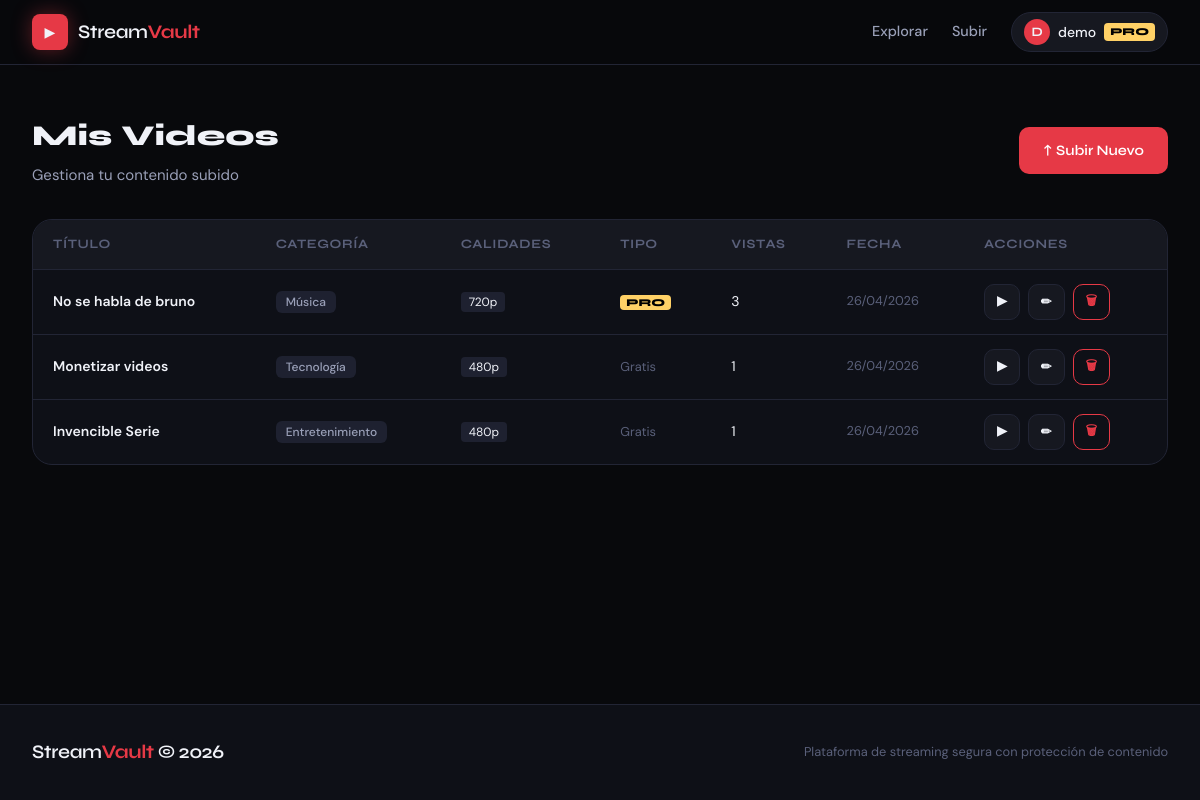
The page /dashboard (signed in) on the database its author committed.
### app.py (models this page shows, shortened)
class User(db.Model):
    id = db.Column(db.Integer, primary_key=True)
    username = db.Column(db.String(80), unique=True, nullable=False)
    email = db.Column(db.String(120), unique=True, nullable=False)
    password_hash = db.Column(db.String(200), nullable=False)
    subscription = db.Column(db.String(20), default='free')
    avatar = db.Column(db.String(200), default='')
    created_at = db.Column(db.DateTime, default=datetime.utcnow)
    favorite_categories = db.Column(db.Text, default='[]')
    watch_history = db.relationship('WatchHistory', backref='user', lazy=True)

class Video(db.Model):
    id = db.Column(db.Integer, primary_key=True)
    title = db.Column(db.String(200), nullable=False)
    description = db.Column(db.Text, default='')
    category = db.Column(db.String(50), nullable=False)
    filename_480p = db.Column(db.String(200), default='')
    filename_720p = db.Column(db.String(200), default='')
    thumbnail = db.Column(db.String(200), default='')
    duration = db.Column(db.Integer, default=0)
    views = db.Column(db.Integer, default=0)
    is_premium = db.Column(db.Boolean, default=False)
    uploader_id = db.Column(db.Integer, db.ForeignKey('user.id'))
    created_at = db.Column(db.DateTime, default=datetime.utcnow)
    watch_histories = db.relationship('WatchHistory', backref='video', lazy=True)

### app.py (the view)
@app.route('/dashboard')
@login_required
def dashboard():
    user = get_current_user()
    my_videos = Video.query.filter_by(uploader_id=user.id).all()
    return render_template('dashboard.html', user=user, videos=my_videos)

### app.py (called while the page is built)
def login_required(f):
    @wraps(f)
    def decorated(*args, **kwargs):
        if 'user_id' not in session:
            if request.is_json:
                return jsonify({'error': 'Authentication required'}), 401
            return redirect(url_for('login_page'))
        return f(*args, **kwargs)
    return decorated

def get_current_user():
    if 'user_id' in session:
        return User.query.get(session['user_id'])
    return None

### templates/dashboard.html (shortened to what this page needs)
{% extends "base.html" %}
{% block content %}
<div class="dash-wrap">
    <div class="dash-header">
        <div>
            <h1 style="font-size:1.8rem; font-weight:800;">Mis Videos</h1>
            <p style="color:var(--text-2); margin-top:4px;">Gestiona tu contenido subido</p>
        </div>
        <a href="/upload" class="btn btn-primary">↑ Subir Nuevo</a>
    </div>
    {% if videos %}
    <div class="video-table">
        <table>
            <thead>
                <tr>
                    <th>Título</th>
                    <th>Categoría</th>
                    <th>Calidades</th>
                    <th>Tipo</th>
                    <th>Vistas</th>
                    <th>Fecha</th>
                    <th>Acciones</th>
                </tr>
            </thead>
            <tbody>
                {% for video in videos %}
                <tr>
                    <td class="title-cell" style="font-weight:600; max-width:260px;">{{ video.title }}</td>
                    <td><span class="category-tag">{{ video.category }}</span></td>
                    <td>
                        {% if video.filename_480p %}<span style="background:#1e2130; padding:2px 8px; border-radius:4px; font-size:0.75rem; margin-right:4px;">480p</span>{% endif %}
                        {% if video.filename_720p %}<span style="background:#1e2130; padding:2px 8px; border-radius:4px; font-size:0.75rem;">720p</span>{% endif %}
                    </td>
                    <td>
                        {% if video.is_premium %}
                        <span class="sub-badge">PRO</span>
                        {% else %}
                        <span style="color:var(--text-3); font-size:0.8rem;">Gratis</span>
                        {% endif %}
                    </td>
                    <td>{{ video.views }}</td>
                    <td style="color:var(--text-3); font-size:0.8rem;">{{ video.created_at.strftime('%d/%m/%Y') }}</td>
                    <td>
                        <div class="table-actions">
                            <a href="/watch/{{ video.id }}" class="btn btn-secondary" style="padding:6px 12px; font-size:0.8rem;">▶</a>
                            <button class="btn btn-secondary edit-video-btn" data-id="{{ video.id }}" style="padding:6px 12px; font-size:0.8rem;" title="Editar título">✏</button>
                            <button class="btn btn-danger delete-video-btn" data-id="{{ video.id }}" style="padding:6px 12px; font-size:0.8rem;" title="Eliminar">🗑</button>
                        </div>
                    </td>
                </tr>
                {% endfor %}
            </tbody>
        </table>
    </div>
    {% endif %}
</div>
{% endblock %}

### templates/base.html (shortened to what this page needs)
<!DOCTYPE html>
<html lang="es">
<head>
    <link rel="stylesheet" href="{{ url_for('static', filename='css/main.css') }}">
</head>
<body>
    <nav class="navbar">
        <div class="nav-inner">
            <a href="/" class="logo">
                <span class="logo-icon">▶</span>
                <span class="logo-text">Stream<strong>Vault</strong></span>
            </a>
            <div class="nav-links">
                <a href="/browse" class="nav-link">Explorar</a>
                {% if user %}
                    <a href="/upload" class="nav-link">Subir</a>
                    <div class="nav-user">
                        <div class="avatar-pill">
                            <span class="avatar-letter">{{ user.username[0].upper() }}</span>
                            <span class="username-text">{{ user.username }}</span>
                            {% if user.subscription == 'premium' %}
                            <span class="sub-badge">PRO</span>
                            {% endif %}
                        </div>
                    </div>
                {% else %}
                    <a href="/pricing" class="nav-link">Precios</a>
                    <a href="/login" class="nav-link">Ingresar</a>
                    <a href="/register" class="btn-nav">Comenzar</a>
                {% endif %}
            </div>
        </div>
    </nav>
    <main>
        {% block content %}{% endblock %}
    </main>
    <footer class="footer">
        <div class="footer-inner">
            <span class="logo-text">Stream<strong>Vault</strong> © 2026</span>
            <p>Plataforma de streaming segura con protección de contenido</p>
        </div>
    </footer>
</body>
</html>

### static/css/main.css (style rules this page uses)
:root { --bg: #08090c; --bg-2: #0e1017; --bg-3: #161820; --bg-4: #1e2130; --accent: #e63946; --accent-2: #ff6b6b; --gold: #ffd166; --text: #f0f2f8; --text-2: #9aa0b8; --text-3: #5a607a; --border: #222535; --radius: 12px; --radius-lg: 20px; --font-display: 'Syne', sans-serif; --font-body: 'DM Sans', sans-serif; --shadow: 0 8px 40px rgba(0,0,0,0.5); --shadow-glow: 0 0 40px rgba(230, 57, 70, 0.15); }
*, *::before, *::after { box-sizing: border-box; margin: 0; padding: 0; }
html { scroll-behavior: smooth; }
body { background: var(--bg); color: var(--text); font-family: var(--font-body); font-size: 15px; line-height: 1.6; min-height: 100vh; display: flex; flex-direction: column; }
main { flex: 1; }
h1, h2, h3, h4 { font-family: var(--font-display); }
.navbar { position: sticky; top: 0; z-index: 100; background: rgba(8, 9, 12, 0.85); backdrop-filter: blur(20px); border-bottom: 1px solid var(--border); }
.nav-inner { max-width: 1400px; margin: 0 auto; padding: 0 2rem; height: 64px; display: flex; align-items: center; justify-content: space-between; }
.logo { display: flex; align-items: center; gap: 10px; text-decoration: none; color: var(--text); }
.logo-icon { width: 36px; height: 36px; background: var(--accent); border-radius: 8px; display: flex; align-items: center; justify-content: center; font-size: 14px; box-shadow: 0 0 20px rgba(230, 57, 70, 0.4); }
.logo-text { font-family: var(--font-display); font-size: 1.2rem; font-weight: 600; letter-spacing: -0.02em; }
.logo-text strong { color: var(--accent); }
.nav-links { display: flex; align-items: center; gap: 1.5rem; }
.nav-link { color: var(--text-2); text-decoration: none; font-weight: 500; font-size: 0.9rem; transition: color 0.2s; }
.nav-user { position: relative; }
.avatar-pill { display: flex; align-items: center; gap: 8px; background: var(--bg-3); border: 1px solid var(--border); padding: 6px 12px; border-radius: 100px; cursor: pointer; transition: all 0.2s; }
.avatar-letter { width: 26px; height: 26px; background: var(--accent); border-radius: 50%; display: flex; align-items: center; justify-content: center; font-weight: 700; font-size: 0.8rem; font-family: var(--font-display); }
.username-text { font-size: 0.875rem; font-weight: 500; }
.sub-badge { background: var(--gold); color: #000; font-size: 0.65rem; font-weight: 800; padding: 1px 6px; border-radius: 4px; font-family: var(--font-display); }
.btn { display: inline-flex; align-items: center; gap: 8px; padding: 0.75rem 1.5rem; border-radius: 10px; font-family: var(--font-display); font-weight: 600; font-size: 0.9rem; cursor: pointer; transition: all 0.2s; text-decoration: none; border: none; }
.btn-primary { background: var(--accent); color: white; }
.btn-secondary { background: var(--bg-3); color: var(--text); border: 1px solid var(--border); }
.btn-danger { background: transparent; color: var(--accent); border: 1px solid var(--accent); }
.category-tag { background: var(--bg-4); color: var(--text-2); padding: 3px 10px; border-radius: 6px; font-size: 0.75rem; font-weight: 500; }
.dash-wrap { max-width: 1200px; margin: 3rem auto; padding: 0 2rem; }
.dash-header { display: flex; align-items: center; justify-content: space-between; margin-bottom: 2rem; }
.video-table { background: var(--bg-2); border: 1px solid var(--border); border-radius: var(--radius-lg); overflow: hidden; }
.video-table table { width: 100%; border-collapse: collapse; }
.video-table th { background: var(--bg-3); padding: 14px 20px; text-align: left; font-family: var(--font-display); font-size: 0.8rem; font-weight: 700; letter-spacing: 0.05em; text-transform: uppercase; color: var(--text-3); border-bottom: 1px solid var(--border); }
.video-table td { padding: 14px 20px; border-bottom: 1px solid var(--border); font-size: 0.875rem; vertical-align: middle; }
.video-table tr:last-child td { border-bottom: none; }
.table-actions { display: flex; gap: 0.5rem; }
.footer { border-top: 1px solid var(--border); padding: 2rem; background: var(--bg-2); }
.footer-inner { max-width: 1400px; margin: 0 auto; display: flex; align-items: center; justify-content: space-between; gap: 1rem; flex-wrap: wrap; }
.footer p { color: var(--text-3); font-size: 0.8rem; }

### rows shown on the page
User: username "D", username "demo"
Video: title "No se habla de bruno", category "Música", shows "720p", is_premium "PRO", views "3", created_at "26/04/2026"
Video: title "Monetizar videos", category "Tecnología", shows "480p", is_premium "Gratis", views "1", created_at "26/04/2026"
Video: title "Invencible Serie", category "Entretenimiento", shows "480p", is_premium "Gratis", views "1", created_at "26/04/2026"
